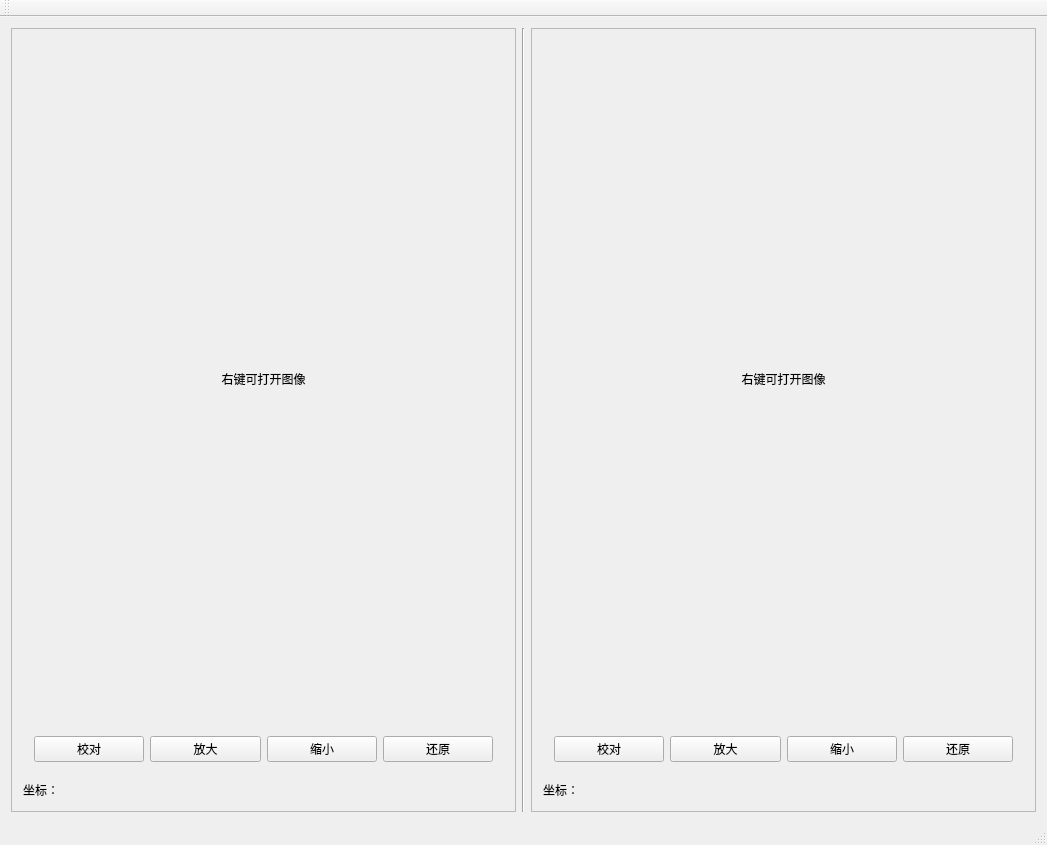
<?xml version="1.0" encoding="UTF-8"?>
<ui version="4.0">
 <class>MainWindow</class>
 <widget class="QMainWindow" name="MainWindow">
  <property name="geometry">
   <rect>
    <x>0</x>
    <y>0</y>
    <width>1047</width>
    <height>845</height>
   </rect>
  </property>
  <property name="windowTitle">
   <string>MainWindow</string>
  </property>
  <widget class="QWidget" name="centralWidget">
   <layout class="QHBoxLayout" name="horizontalLayout_3">
    <item>
     <widget class="QFrame" name="frame">
      <property name="frameShape">
       <enum>QFrame::StyledPanel</enum>
      </property>
      <property name="frameShadow">
       <enum>QFrame::Raised</enum>
      </property>
      <layout class="QVBoxLayout" name="verticalLayout">
       <item>
        <widget class="RasterShow" name="label">
         <property name="text">
          <string>右键可打开图像</string>
         </property>
         <property name="alignment">
          <set>Qt::AlignCenter</set>
         </property>
        </widget>
       </item>
       <item>
        <widget class="QWidget" name="widget" native="true">
         <property name="maximumSize">
          <size>
           <width>16777215</width>
           <height>50</height>
          </size>
         </property>
         <layout class="QHBoxLayout" name="horizontalLayout">
          <item>
           <widget class="QPushButton" name="pushButton">
            <property name="text">
             <string>校对</string>
            </property>
           </widget>
          </item>
          <item>
           <widget class="QPushButton" name="pushButton_3">
            <property name="text">
             <string>放大</string>
            </property>
           </widget>
          </item>
          <item>
           <widget class="QPushButton" name="pushButton_4">
            <property name="text">
             <string>缩小</string>
            </property>
           </widget>
          </item>
          <item>
           <widget class="QPushButton" name="pushButton_8">
            <property name="text">
             <string>还原</string>
            </property>
           </widget>
          </item>
         </layout>
        </widget>
       </item>
       <item>
        <widget class="ShowProj" name="label_3">
         <property name="maximumSize">
          <size>
           <width>200</width>
           <height>20</height>
          </size>
         </property>
         <property name="text">
          <string>坐标：</string>
         </property>
        </widget>
       </item>
      </layout>
     </widget>
    </item>
    <item>
     <widget class="Line" name="line">
      <property name="orientation">
       <enum>Qt::Vertical</enum>
      </property>
     </widget>
    </item>
    <item>
     <widget class="QFrame" name="frame_2">
      <property name="maximumSize">
       <size>
        <width>16777215</width>
        <height>16777215</height>
       </size>
      </property>
      <property name="frameShape">
       <enum>QFrame::StyledPanel</enum>
      </property>
      <property name="frameShadow">
       <enum>QFrame::Raised</enum>
      </property>
      <layout class="QVBoxLayout" name="verticalLayout_2">
       <item>
        <widget class="RasterShow" name="label_2">
         <property name="text">
          <string>右键可打开图像</string>
         </property>
         <property name="alignment">
          <set>Qt::AlignCenter</set>
         </property>
        </widget>
       </item>
       <item>
        <widget class="QWidget" name="widget_2" native="true">
         <property name="enabled">
          <bool>true</bool>
         </property>
         <property name="maximumSize">
          <size>
           <width>16777215</width>
           <height>50</height>
          </size>
         </property>
         <layout class="QHBoxLayout" name="horizontalLayout_2">
          <item>
           <widget class="QPushButton" name="pushButton_2">
            <property name="text">
             <string>校对</string>
            </property>
           </widget>
          </item>
          <item>
           <widget class="QPushButton" name="pushButton_5">
            <property name="text">
             <string>放大</string>
            </property>
           </widget>
          </item>
          <item>
           <widget class="QPushButton" name="pushButton_6">
            <property name="text">
             <string>缩小</string>
            </property>
           </widget>
          </item>
          <item>
           <widget class="QPushButton" name="pushButton_7">
            <property name="text">
             <string>还原</string>
            </property>
           </widget>
          </item>
         </layout>
        </widget>
       </item>
       <item>
        <widget class="ShowProj" name="label_4">
         <property name="maximumSize">
          <size>
           <width>200</width>
           <height>20</height>
          </size>
         </property>
         <property name="text">
          <string>坐标：</string>
         </property>
        </widget>
       </item>
      </layout>
     </widget>
    </item>
   </layout>
  </widget>
  <widget class="QMenuBar" name="menuBar">
   <property name="geometry">
    <rect>
     <x>0</x>
     <y>0</y>
     <width>1047</width>
     <height>23</height>
    </rect>
   </property>
  </widget>
  <widget class="QToolBar" name="mainToolBar">
   <attribute name="toolBarArea">
    <enum>TopToolBarArea</enum>
   </attribute>
   <attribute name="toolBarBreak">
    <bool>false</bool>
   </attribute>
  </widget>
  <widget class="QStatusBar" name="statusBar"/>
 </widget>
 <layoutdefault spacing="6" margin="11"/>
 <customwidgets>
  <customwidget>
   <class>RasterShow</class>
   <extends>QLabel</extends>
   <header location="global">rastershow.h</header>
  </customwidget>
  <customwidget>
   <class>ShowProj</class>
   <extends>QLabel</extends>
   <header location="global">showproj.h</header>
  </customwidget>
 </customwidgets>
 <resources/>
 <connections/>
</ui>
